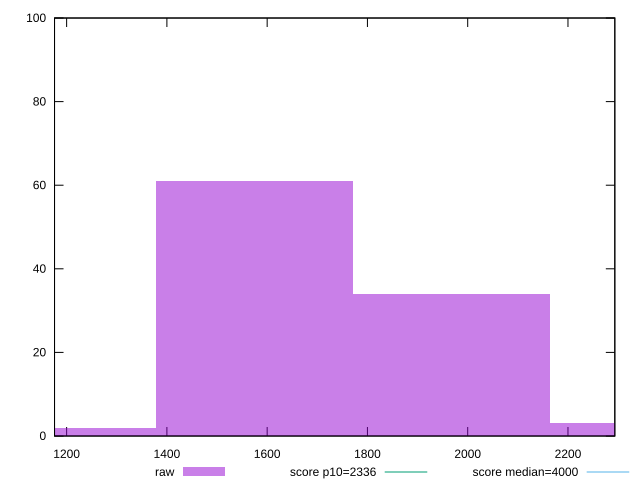

The script that saved this image:
reset

$raw <<EOF
1968.0568171091004 34
1574.4454536872804 61
2361.668180530921 3
1180.8340902654604 2
EOF

set key outside below
set boxwidth 393.6113634218201
set xrange [1175.8739999999998:2293.4525000000003]
set yrange [0:100]
set trange [0:100]
set style fill transparent solid 0.5 noborder

set parametric
set terminal svg size 640, 490 enhanced background rgb 'white'
set output "reports/report_00027_2021-02-24T12-40-31.850Z/first-contentful-paint/samples/agenda/raw/histogram.svg"

plot $raw title "raw" with boxes, \
     2336,t title "score p10=2336", \
     4000,t title "score median=4000"

reset
